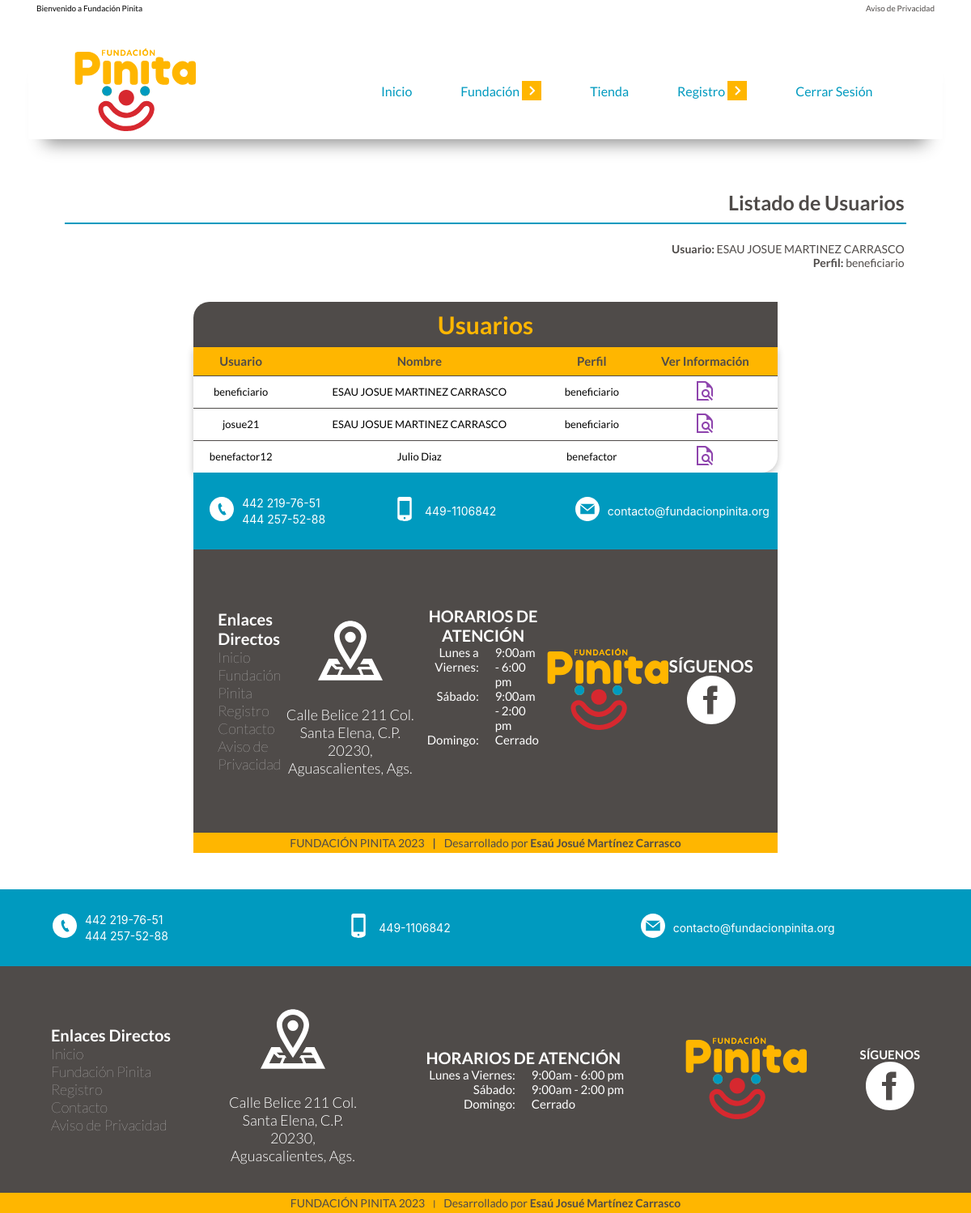
The page /verUsuarios.php (signed in) on the database its author committed.
### tables this page shows
CREATE TABLE `usuarios` (
  `usuario` varchar(12) NOT NULL,
  `password` varchar(12) NOT NULL,
  `nombre` varchar(40) NOT NULL,
  `nacionalidad` varchar(20) NOT NULL,
  `fnacimiento` date NOT NULL,
  `domicilio` varchar(120) NOT NULL,
  `telefono` varchar(12) NOT NULL,
  `perfil` varchar(50) NOT NULL,
  `observaciones` varchar(180) NOT NULL
);

### verUsuarios.php (the view, shortened to what this page needs)
<?php
if(!isset($_SESSION['usuario'])){
    header('Location: login.php');
}elseif(isset($_SESSION['usuario'])){
include 'components/head.php';
include './model/conexion.php'
?>
 <div class="title__box">
    <h2 class="title__box__title">Listado de Usuarios</h2>
    <div class="title__box__usr">
        <p class="title__box__usr-name"><strong>Usuario:</strong>  <?php  echo $_SESSION['nombreUsr'] ?></p>
        <p class="title__box__usr-perfil"><strong>Perfil:</strong> <?php  echo $_SESSION['perfilUsr'] ?></p>
    </div>
</div>
<div class="content">
  <div class="content__list">
    <?php
    $consulta = $bd->query("SELECT usuario,nombre,perfil FROM usuarios ORDER BY nombre");
      $apoyos = $consulta->fetchAll(PDO::FETCH_OBJ);
    ?>
    <section class="content__list__section">
      <h3>Usuarios</h3>
        <?php
        if(!$apoyos){
            echo 'No existen solicitudes de apoyo';
        }else{
            ?>
          <table class="content__list__section-table">
              <thead>
                  <tr>
                  <th>Usuario</th>
                  <th>Nombre</th>
                  <th>Perfil</th>
                  <th>Ver Información</th>
                  </tr>
              </thead>
              <?php
                foreach ($apoyos as $dato){
                    ?>
                    <tbody>
                        <tr>
                            <td><?php echo $dato->usuario ?></td>
                            <td><?php echo $dato->nombre ?></td>
                            <td><?php echo $dato->perfil ?></td>
                            <td><a href="verBeneficiario.php?id=<?php echo $dato->usuario?>"><img src="/images/information.svg" alt=""></a></td>
                        </tr>
                    </tbody>
                <?php
                  }
                ?>
            </table>
    </section>
        <?php
          }
          ?>
        <?php
          include 'footer.php';
        ?>
<?php
}else{
    echo "Error en el Sistema";
}
include './components/footer.php';
?>

### css/style.css (style rules this page uses)
* { -webkit-box-sizing: border-box; box-sizing: border-box; margin: 0; padding: 0; }
html { font-size: 62.5%; }
.title__box { max-width: 1110px; display: -webkit-box; display: -ms-flexbox; display: flex; -webkit-box-orient: vertical; -webkit-box-direction: normal; -ms-flex-direction: column; flex-direction: column; color: #4F4B49; }
.title__box__title { border-bottom: 2px solid #009abf; width: 300px; text-align: right; padding: 10px 2px; font-size: 2.5rem; margin: 0px auto; }
.title__box__usr { text-align: right; padding: 10px 2px; font-size: 1.4rem; margin: 2px auto; }
.content { max-width: 1110px; margin: 10px auto; display: -webkit-box; display: -ms-flexbox; display: flex; -webkit-box-pack: center; -ms-flex-pack: center; justify-content: center; -webkit-box-pack: justify; -ms-flex-pack: justify; justify-content: space-between; -webkit-box-align: center; -ms-flex-align: center; align-items: center; gap: 10px; font-size: 1.4rem; }
.content__list { display: none; }
.content__list__section { width: 100%; display: -webkit-box; display: -ms-flexbox; display: flex; -webkit-box-orient: vertical; -webkit-box-direction: normal; -ms-flex-direction: column; flex-direction: column; }
.content__list__section h3 { text-align: center; font-size: 1.6rem; color: #ffb600; margin: 30px; }
.content__list__section-table { border-collapse: collapse; -webkit-box-shadow: rgba(0, 0, 0, 0.24) 0px 3px 8px; box-shadow: rgba(0, 0, 0, 0.24) 0px 3px 8px; margin: 10px; padding: 10px; }
.content__list__section-table thead { background-color: #ffb600; height: 35px; text-align: center; font-size: 1.5rem; font-weight: 800; color: #4F4B49; padding: 10px; }
.content__list__section-table thead tr th { padding: 5px; }
.content__list__section-table tbody { text-align: center; font-size: 1.3rem; padding: 20px; }
.content__list__section-table tbody tr { height: 40px; }
.content__list__section-table tbody tr td { border-top: 1px solid #4F4B49; height: 40px; }

### css/tablet.css (style rules this page uses)
* { -webkit-box-sizing: border-box; box-sizing: border-box; margin: 0; padding: 0; }
html { font-size: 62.5%; }
.title__box { max-width: 1110px; display: -webkit-box; display: -ms-flexbox; display: flex; -webkit-box-orient: vertical; -webkit-box-direction: normal; -ms-flex-direction: column; flex-direction: column; -webkit-box-align: end; -ms-flex-align: end; align-items: flex-end; }
.title__box__title { color: #4F4B49; border-bottom: 2px solid #009abf; text-align: right; padding: 10px 2px; font-size: 2.5rem; margin: 10px auto; width: 95%; }
.title__box__usr { text-align: right; padding: 10px 2px; font-size: 1.4rem; margin: 2px auto; width: 95%; }
.content { display: -webkit-box; display: -ms-flexbox; display: flex; -webkit-box-orient: vertical; -webkit-box-direction: normal; -ms-flex-direction: column; flex-direction: column; margin-bottom: 45px; }
.content__list { display: block; margin-top: 0; width: 65%; }
.content__list__section h3 { font-size: 3rem; margin: 10px 0 0 0; background-color: #4F4B49; padding: 10px; border-radius: 20px 0 0 0; }
.content__list__section-table { margin: 0px auto; width: 100%; border-radius: 0 0 20px 0; }

### css/desktop.css (style rules this page uses)
* { -webkit-box-sizing: border-box; box-sizing: border-box; margin: 0; padding: 0; }
html { font-size: 62.5%; }
.title__box { width: 1110px; margin: 0px auto; padding: 8px; }
.content { display: -webkit-box; display: -ms-flexbox; display: flex; -webkit-box-orient: horizontal; -webkit-box-direction: normal; -ms-flex-direction: row; flex-direction: row; -webkit-box-align: start; -ms-flex-align: start; align-items: flex-start; -webkit-box-pack: center; -ms-flex-pack: center; justify-content: center; }
.content__list { display: block; margin-top: 0; -ms-flex-negative: 0; flex-shrink: 0; }
.content__list__section h3 { font-size: 3rem; margin: 10px 0 0 0; background-color: #4F4B49; padding: 10px; border-radius: 20px 0 0 0; }
.content__list__section-table { margin: 0px auto; width: 100%; }

### css/menu.css (style rules this page uses)
* { -webkit-box-sizing: border-box; box-sizing: border-box; margin: 0; padding: 0; }
html { font-size: 62.5%; }

### css/table.css (style rules this page uses)
* { -webkit-box-sizing: border-box; box-sizing: border-box; margin: 0; padding: 0; }
html { font-size: 62.5%; }

### rows shown on the page
usuarios: usuario "beneficiario", nombre "ESAU JOSUE MARTINEZ CARRASCO", perfil "beneficiario"
usuarios: usuario "josue21", nombre "ESAU JOSUE MARTINEZ CARRASCO", perfil "beneficiario"
usuarios: usuario "benefactor12", nombre "Julio Diaz", perfil "benefactor"

### other values the page prints
$_SESSION['nombreUsr'] "ESAU JOSUE MARTINEZ CARRASCO"
$_SESSION['perfilUsr'] "beneficiario"
